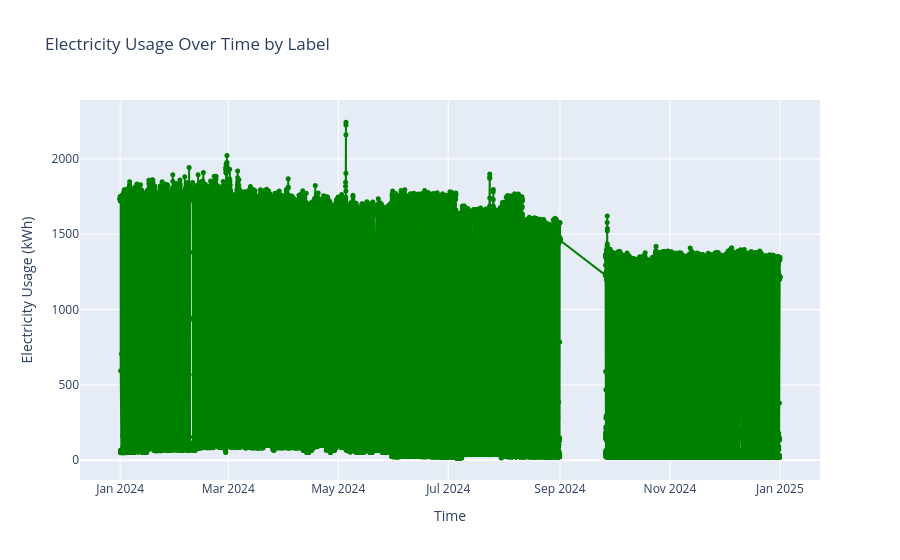

Notebook cell for this chart:
### Code cell
import pandas as pd
import plotly.express as px

# Example assumes 'myTest' already exists and has datetime index
# Reset index to make datetime a column (Plotly Express needs it)
#df = Y4.reset_index().rename(columns={'index': 'Time'})
df = Y4

# Create figure
fig = go.Figure()

# Define label colors
label_colors = {
    'OffPeak': 'green',
    'sOnPeak': 'orange',
    'sOnPeakHigh': 'red',
    'sOnPeak' : 'purple',
    'sOnPeakHigh': 'blue'
}

# Plot each label group separately
for lab in df['label'].unique():
    group = df[df['label'] == lab]
    fig.add_trace(go.Scatter(
        x=group['Start'],
        y=group['USAGE'],
        mode='lines+markers',
        name=lab,
        line=dict(color=label_colors.get(lab, 'gray')),
        marker=dict(size=5),
        connectgaps=False  # <-- This avoids connecting across gaps
    ))

# Update layout
fig.update_layout(
    title='Electricity Usage Over Time by Label',
    xaxis_title='Time',
    yaxis_title='Electricity Usage (kWh)',
    legend_title='Usage Label',
    hovermode='x unified'
)

# Show the figure
fig.show()

### Figure 1 — Plotly figure (JSON) as saved in the notebook; plotly's stock layout.template omitted (floating-point values rounded to 4 significant figures; data arrays with more than 128 entries replaced by an {"elided": "..."} marker saying what was removed)
{"data": [{"connectgaps": false, "line": {"color": "green"}, "marker": {"size": 5}, "mode": "lines+markers", "name": "OffPeak", "type": "scatter", "x": {"elided": "32584 str values"}, "y": {"elided": "32584 int values"}}], "layout": {"hovermode": "x unified", "legend": {"title": {"text": "Usage Label"}}, "title": {"text": "Electricity Usage Over Time by Label"}, "xaxis": {"title": {"text": "Time"}}, "yaxis": {"title": {"text": "Electricity Usage (kWh)"}}}}
